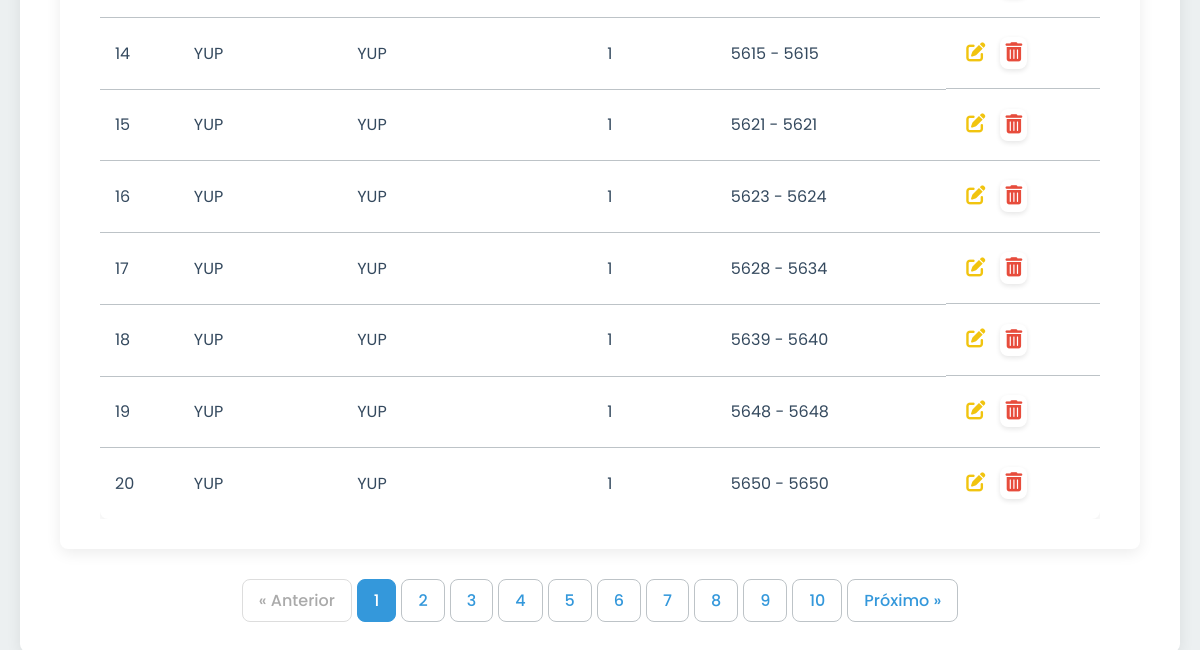
The page /cobranca/dashboard (signed in, lower part) on the database as committed earlier.
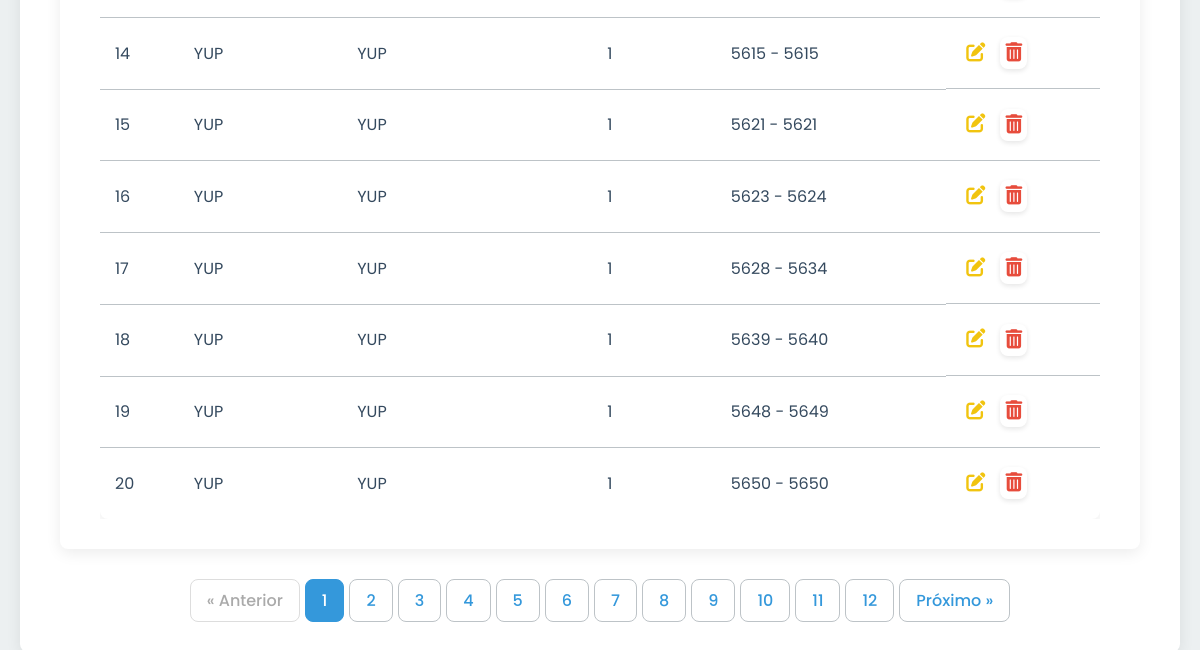
The same page on the database as committed later.
### tables this page shows
CREATE TABLE cobranca_fichas_acerto (
            id INTEGER PRIMARY KEY AUTOINCREMENT,
            ficha_acerto TEXT NOT NULL,
            caixa TEXT NOT NULL,
            range_cliente_inicio INTEGER NOT NULL,
            range_cliente_fim INTEGER NOT NULL,
            store_id INTEGER, order_position INTEGER NOT NULL DEFAULT 0,
            FOREIGN KEY (store_id) REFERENCES stores(id)
        );

CREATE TABLE stores (
            id INTEGER PRIMARY KEY AUTOINCREMENT,
            name TEXT UNIQUE NOT NULL
        );

### app.py (the view, shortened to what this page needs)
@app.route('/cobranca/dashboard', methods=['GET', 'POST'])
@login_required
@role_required(['super_admin', 'admin_cobranca'])
def cobranca_dashboard():
    page = request.args.get('page', 1, type=int)
    search_query = request.args.get('search', '').strip()
    db = get_db()
    params = []
    where_clauses = []
    if session['role'] != 'super_admin':
        where_clauses.append("f.store_id = ?")
        params.append(session.get('store_id'))
    base_query = "FROM cobranca_fichas_acerto f LEFT JOIN stores s ON f.store_id = s.id"
    if where_clauses:
        base_query += " WHERE " + " AND ".join(where_clauses)
    total_items = db.execute(f"SELECT COUNT(f.id) {base_query}", params).fetchone()[0]
    total_pages = (total_items + PER_PAGE - 1) // PER_PAGE if total_items > 0 else 1
    offset = (page - 1) * PER_PAGE
    items = db.execute(f"SELECT f.*, s.name as store_name {base_query} ORDER BY CAST(f.caixa as INTEGER) ASC, f.range_cliente_inicio ASC LIMIT ? OFFSET ?", params + [PER_PAGE, offset]).fetchall()
    stores = db.execute("SELECT id, name FROM stores ORDER BY name").fetchall() if session['role'] == 'super_admin' else []
    return render_template('cobranca/cobranca_dashboard.html', fichas_acerto=items, stores=stores, page=page, total_pages=total_pages, search=search_query)

### app.py (called while the page is built)
def is_ajax_request():
    return request.headers.get('X-Requested-With') == 'XMLHttpRequest'

def login_required(f):
    @wraps(f)
    def decorated_function(*args, **kwargs):
        if 'logged_in' not in session:
            if is_ajax_request():
                return jsonify({'status': 'error', 'message': 'Sessão expirada. Faça login novamente.'}), 401
            flash('Você precisa fazer login para acessar esta página.', 'danger')
            return redirect(url_for('admin_login'))
        return f(*args, **kwargs)
    return decorated_function

def role_required(allowed_roles):
    def decorator(f):
        @wraps(f)
        def decorated_function(*args, **kwargs):
            if not session.get('logged_in') or session.get('role') not in allowed_roles:
                if is_ajax_request():
                    return jsonify({'status': 'error', 'message': 'Você não tem permissão para esta ação.'}), 403
                log_action('access_denied', target_name=request.path)
                flash('Você não tem permissão para acessar esta página.', 'danger')
                return redirect(url_for('admin_dashboard'))
            return f(*args, **kwargs)
        return decorated_function
    return decorator

### database.py (called while the page is built)
def get_db():
    if 'db' not in g:
        g.db = sqlite3.connect(DATABASE)
        g.db.row_factory = sqlite3.Row
    return g.db

### templates/cobranca/cobranca_dashboard.html (shortened to what this page needs)
{% extends "base.html" %}
{% block content %}
<div class="card">
    <div class="table-wrapper">
        {% if fichas_acerto %}
            <table>
                <tbody id="sortable-table">
                    {% for item in fichas_acerto %}
                        <tr data-id="{{ item.id }}">
                            <td>{{ item.id }}</td>
                            {% if session.role == 'super_admin' %}<td>{{ item.store_name or 'N/A' }}</td>{% endif %}
                            <td>{{ item.ficha_acerto }}</td>
                            <td>{{ item.caixa }}</td>
                            <td>{{ item.range_cliente_inicio }} - {{ item.range_cliente_fim }}</td>
                            <td class="actions">
                                <a href="{{ url_for('cobranca_fichas_acerto_edit', item_id=item.id) }}" class="edit" title="Editar"><i class="fas fa-edit"></i></a>
                                <form action="{{ url_for('cobranca_fichas_acerto_delete', item_id=item.id) }}" method="POST" style="display:inline;" data-ajax="true">
                                    <button type="submit" class="delete" title="Excluir"><i class="fas fa-trash-alt"></i></button>
                                </form>
                            </td>
                        </tr>
                    {% endfor %}
                </tbody>
            </table>
        {% else %}
            <p style="text-align: center; padding: 20px;">Nenhuma ficha de acerto cadastrada ainda.</p>
        {% endif %}
    </div>
</div>
{% include '_pagination.html' %}
{% endblock %}

### templates/base.html (shortened to what this page needs)
<!DOCTYPE html>
<html lang="pt-br">
<head>
    <link rel="stylesheet" href="{{ url_for('static', filename='css/style.css') }}">
    <link rel="stylesheet" href="https://cdnjs.cloudflare.com/ajax/libs/font-awesome/6.4.0/css/all.min.css">
</head>
<body data-is-super-admin="{{ 'true' if session.role == 'super_admin' else 'false' }}" data-script-name="{{ request.script_root or '' }}" {% block body_attributes %}{% endblock %}>
    <div class="container">
        <main class="card">
            {% block content %}{% endblock %}
        </main>
    </div>
</body>
</html>

### templates/_pagination.html
{% if total_pages > 1 %}
<div class="pagination">
    {% set new_args = request.args.copy() %}
    {% do new_args.pop('page', None) %}
    {% if page > 1 %}
        <a href="{{ url_for(request.endpoint, page=page-1, **new_args) }}">&laquo; Anterior</a>
    {% else %}
        <span class="disabled">&laquo; Anterior</span>
    {% endif %}
    {% for p in range(1, total_pages + 1) %}
        {% if p == page %}
            <span class="current">{{ p }}</span>
        {% else %}
            <a href="{{ url_for(request.endpoint, page=p, **new_args) }}">{{ p }}</a>
        {% endif %}
    {% endfor %}
    {% if page < total_pages %}
        <a href="{{ url_for(request.endpoint, page=page+1, **new_args) }}">Próximo &raquo;</a>
    {% else %}
        <span class="disabled">Próximo &raquo;</span>
    {% endif %}
</div>
{% endif %}

### static/css/style.css (style rules this page uses)
:root { --primary-color: #3498db; --primary-hover: #2980b9; --secondary-color: #2c3e50; --danger-color: #e74c3c; --warning-color: #f1c40f; --success-color: #2ecc71; --bg-color: #ecf0f1; --card-bg-color: #ffffff; --text-color: #34495e; --border-color: #bdc3c7; --border-radius: 8px; --box-shadow: 0 4px 15px rgba(0, 0, 0, 0.08); --transition-speed: 0.3s; }
body { font-family: 'Poppins', sans-serif; background-color: var(--bg-color); color: var(--text-color); line-height: 1.6; margin: 0; }
.container { max-width: 1200px; margin: 40px auto; padding: 20px; }
.card { background: var(--card-bg-color); padding: 30px 40px; border-radius: var(--border-radius); box-shadow: var(--box-shadow); margin-bottom: 30px; }
form { display: flex; flex-direction: column; gap: 18px; }
form button { background: linear-gradient(45deg, var(--primary-color), #2980b9); color: white; padding: 12px 25px; border: none; border-radius: var(--border-radius); cursor: pointer; font-size: 1rem; font-weight: 600; transition: all var(--transition-speed); align-self: flex-start; box-shadow: 0 2px 5px rgba(0,0,0,0.1); }
.table-wrapper { overflow-x: auto; }
table { width: 100%; border-collapse: collapse; background: #fff; border-radius: var(--border-radius); box-shadow: var(--box-shadow); overflow: hidden; }
table tbody tr:last-child td { border-bottom: none; }
.actions { display: flex; gap: 10px; align-items: center; }
.actions a, .actions button { text-decoration: none; border: none; background: none; cursor: pointer; padding: 5px; font-size: 1.2rem; transition: transform var(--transition-speed); }
.actions .edit { color: var(--warning-color); }
.actions .delete { color: var(--danger-color); }
.pagination { display: flex; justify-content: center; align-items: center; margin-top: 30px; gap: 5px; }
.pagination a, .pagination span { color: var(--primary-color); padding: 8px 16px; text-decoration: none; transition: background-color .3s; border: 1px solid var(--border-color); border-radius: var(--border-radius); font-weight: 500; }
.pagination .current { background-color: var(--primary-color); color: white; border: 1px solid var(--primary-color); }
.pagination .disabled { color: #aaa; pointer-events: none; border-color: #ddd; }

Rows that differ between the two databases and show on the page:
changed cobranca_fichas_acerto id 19: range_cliente_fim "5648" → "5649"
Other text that changed with them:
new list line: "11"
new list line: "12"
